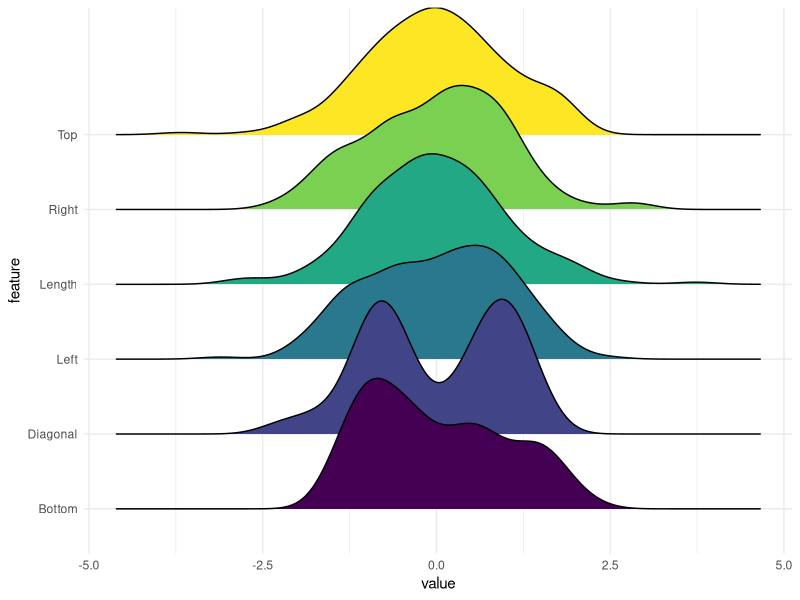
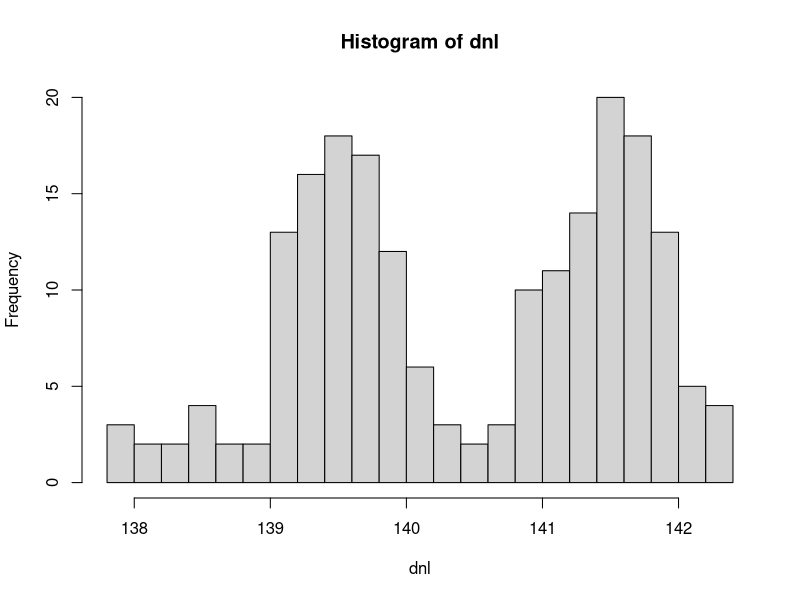
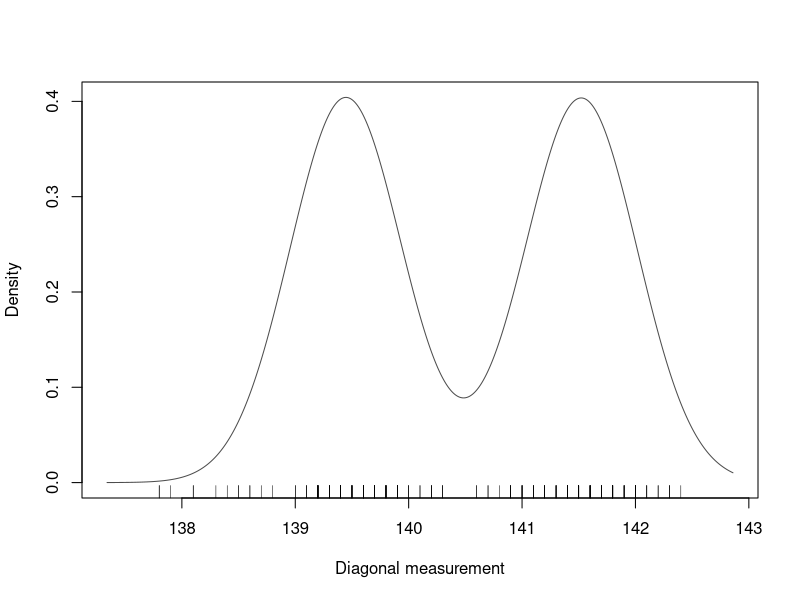
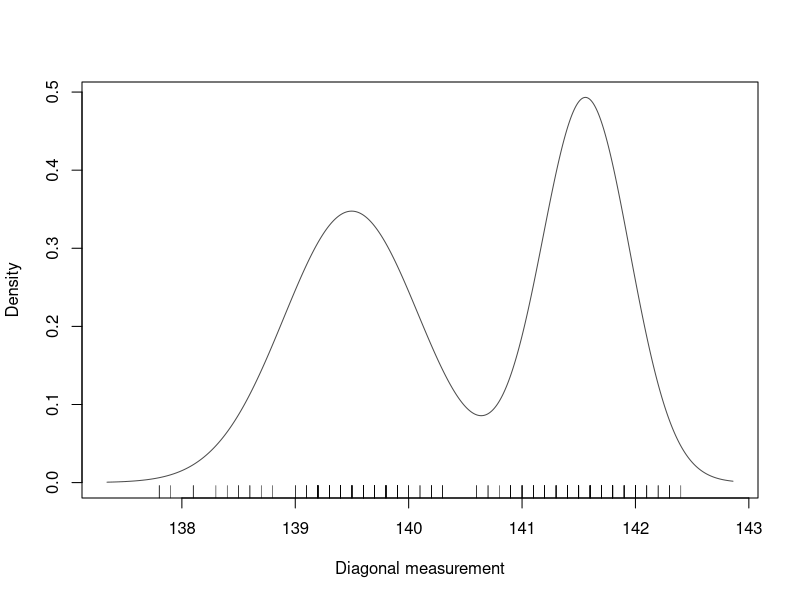
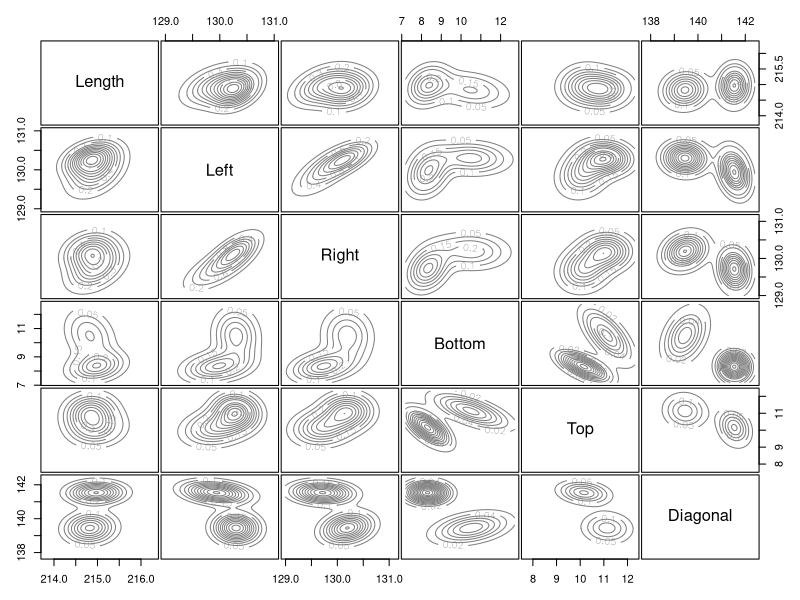
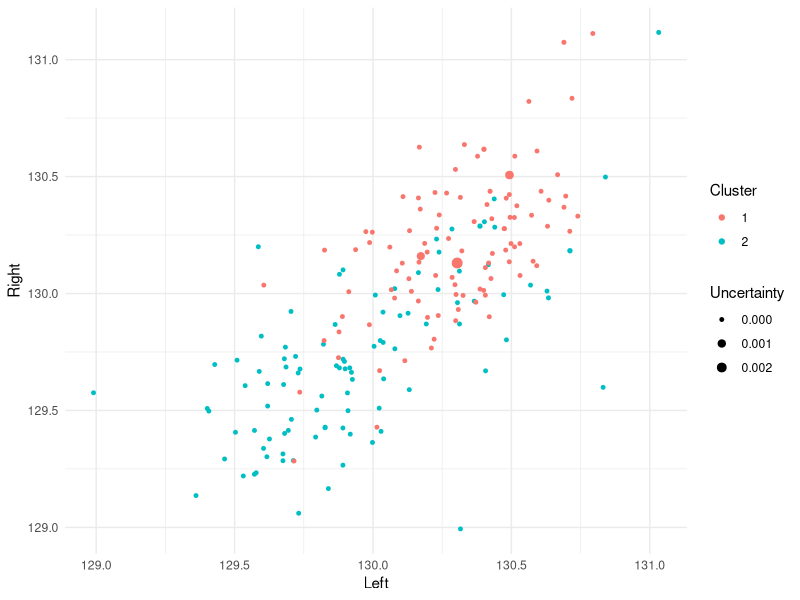

The R source for these figures, in order:
library(mclust)
library(tidyverse)
library(patchwork)
library(ggridges)

df <- as_tibble(banknote)
df <- df |> select(-Status)
df |> 
  mutate(across(everything(), scale)) |> 
  pivot_longer(
    cols = everything(),
    names_to = "feature",
    values_to = "value"
  ) |> 
  ggplot(aes(x = value, y = feature, fill = feature)) + 
  geom_density_ridges() +
  scale_fill_viridis_d(guide = "none") +
  theme_minimal()

# we chose diagonal
dnl <- df |> pull(Diagonal)
hist(dnl, breaks = 20)

# fit
fit_E_2 <- Mclust(dnl, G = 2, modelNames = "E")
str(fit_E_2)
fit_E_2$parameters

# bic from slides
- 2 * fit_E_2$loglik + log(nrow(df)) * 4 
fit_E_2$bic


plot(fit_E_2, "density", xlab = "Diagonal measurement")
rug(dnl)


# varying variance model
fit_V_2 <- Mclust(dnl, G = 2, modelNames = "V")
fit_V_2$parameters


plot(fit_V_2, "density", xlab = "Diagonal measurement")
rug(dnl)

# deviance comparison
-2*fit_E_2$loglik
-2*fit_V_2$loglik

# BIC comparison
-fit_E_2$bic
-fit_V_2$bic




# all 6 features
fit <- Mclust(df)
summary(fit)
fit$parameters$mean

# vvv2
VVV2 <- Mclust(df, 2, "VVV")
plot(VVV2, "density")


df |> 
  ggplot(aes(
    x      = Left, 
    y      = Right,
    colour = as_factor(VVV2$classification), 
    size   = VVV2$uncertainty 
  )) +
  geom_point(position = position_jitter()) +
  scale_size(range = c(1, 3)) +
  labs(colour = "Cluster", size = "Uncertainty") +
  theme_minimal()
